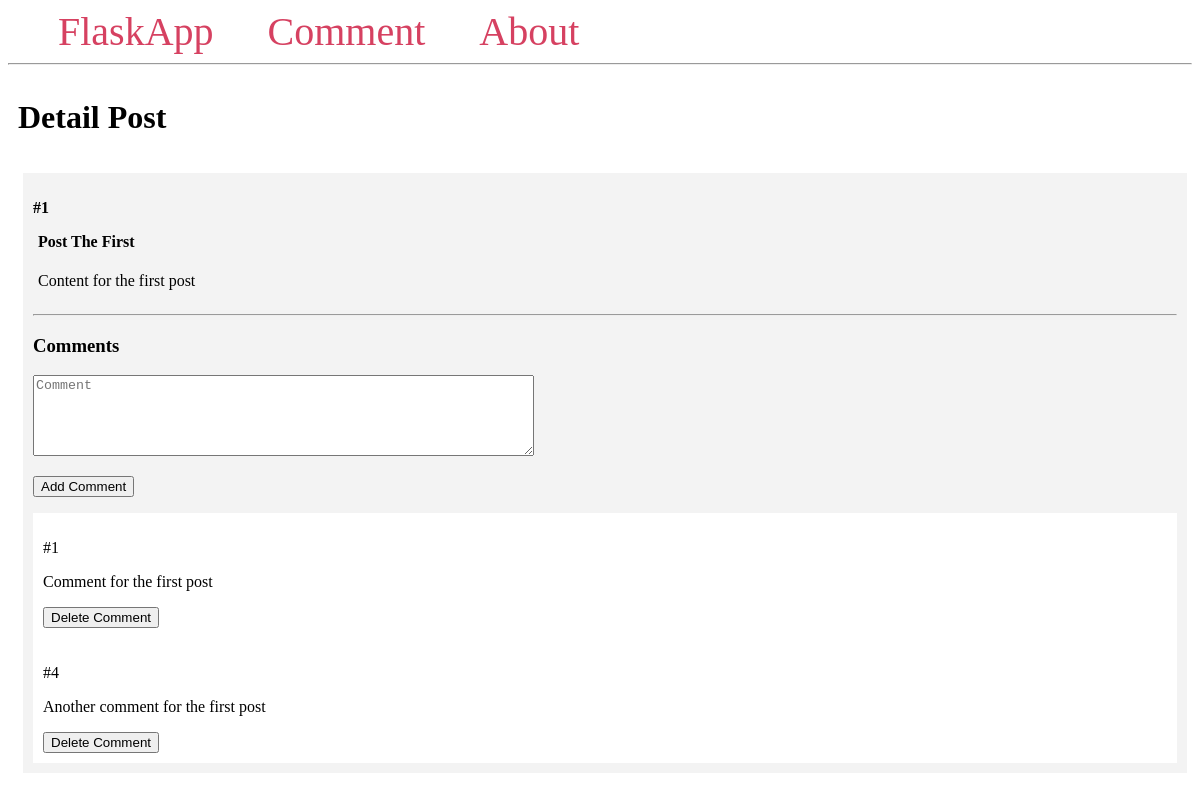
The app's page /1/, older data.
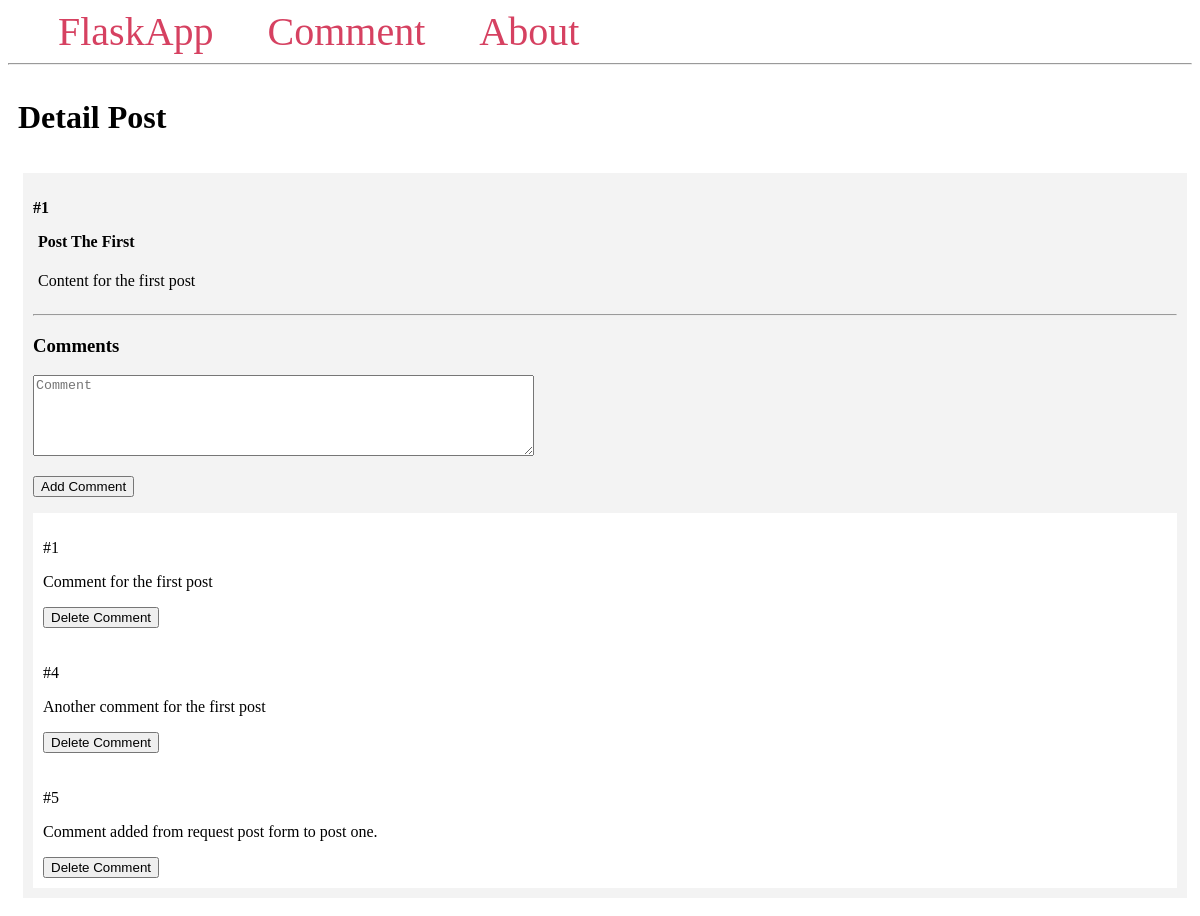
The same page, newer data.
### app.py (models this page shows, shortened)
class Comment(db.Model):
    id = db.Column(db.Integer, primary_key=True)
    content = db.Column(db.Text)
    post_id = db.Column(db.Integer, db.ForeignKey('post.id'))

### app.py (the view)
@app.route('/<int:post_id>/', methods=['GET', 'POST'])
def post(post_id):
     post = db.get_or_404(Post, post_id)
     if request.method == 'POST':
          comment = Comment(content=request.form['content'], post=post)
          db.session.add(comment)
          db.session.commit()
          return redirect(url_for('post', post_id=post.id))
     return render_template('post.html', post=post)

### templates/post.html
{% extends 'base.html' %}
{% block content %}
  <span class="title"><h1>{% block title %}Detail Post{% endblock  %}</h1></span>
<div class="content">
  <div class="post">
    <p><b>#{{ post.id }}</b></p>
    <b>
      <p class="title">{{ post.title }}</p>
    </b>
    <div class="content">
      <p>{{ post.content }}</p>
    </div>
    <hr>
    <h3>Comments</h3>
    <form action="{{ url_for('post', post_id=post.id)}}" method="post">
      <p>
        <textarea name="content" cols="60" rows="5" placeholder="Comment"></textarea>
      </p>
      <p>
        <button type="submit">Add Comment</button>
      </p>
    </form>
    {% for comment in post.comments %}
      <div class="comment">
        <p>#{{ comment.id }}</p>
        <p>{{ comment.content }}</p>
        <form action="{{ url_for('delete_comment', comment_id=comment.id)}}" method='post'>
          <input type="submit" value="Delete Comment"
            onclick="return confirm('Are you sure you want to delete?')">
        </form>
      </div>
    {% endfor %}
  </div>
</div>
{% endblock  %}

Row changes from the older to the newer data that the page shows:
added Comment: id "5", content "Comment added from request post form to post one."
